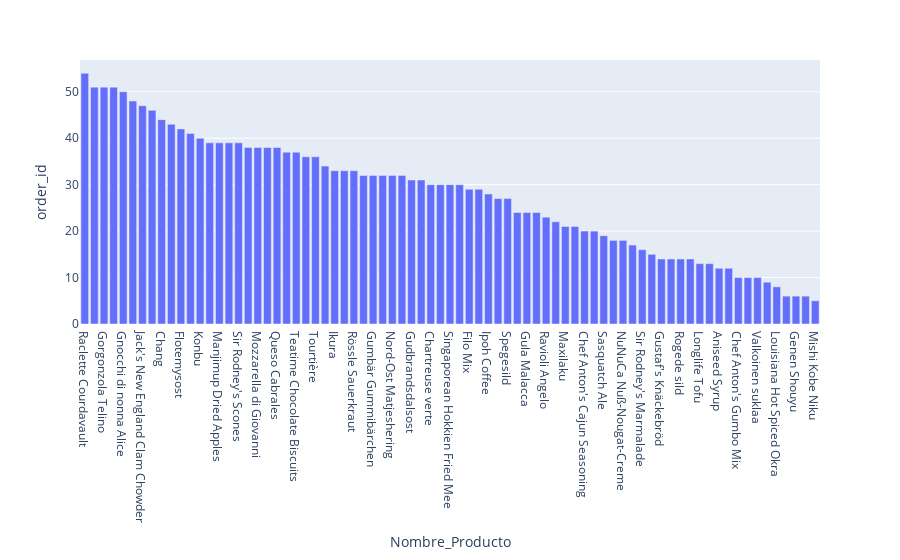

Here is the notebook cell this chart was saved with:
### Code cell
#Creamos el diagrama de barras ordenando de forma descendente para que primero aparezcan los productos más pedidos.
fig = px.bar(prod_demand, x = 'Nombre_Producto', y = 'order_id')
fig.update_layout(barmode = 'stack', xaxis = {'categoryorder':'total descending'})
fig.show()

### Figure 1 — Plotly figure (JSON) as saved in the notebook; plotly's stock layout.template omitted (floating-point values rounded to 4 significant figures)
{"data": [{"alignmentgroup": "True", "hovertemplate": "Nombre_Producto=%{x}<br>order_id=%{y}<extra></extra>", "legendgroup": "", "marker": {"color": "#636efa", "pattern": {"shape": ""}}, "name": "", "offsetgroup": "", "orientation": "v", "showlegend": false, "textposition": "auto", "type": "bar", "x": ["Alice Mutton", "Aniseed Syrup", "Boston Crab Meat", "Camembert Pierrot", "Carnarvon Tigers", "Chai", "Chang", "Chartreuse verte", "Chef Anton's Cajun Seasoning", "Chef Anton's Gumbo Mix", "Chocolade", "Côte de Blaye", "Escargots de Bourgogne", "Filo Mix", "Flotemysost", "Geitost", "Genen Shouyu", "Gnocchi di nonna Alice", "Gorgonzola Telino", "Grandma's Boysenberry Spread", "Gravad lax", "Guaraná Fantástica", "Gudbrandsdalsost", "Gula Malacca", "Gumbär Gummibärchen", "Gustaf's Knäckebröd", "Ikura", "Inlagd Sill", "Ipoh Coffee", "Jack's New England Clam Chowder", "Konbu", "Lakkalikööri", "Laughing Lumberjack Lager", "Longlife Tofu", "Louisiana Fiery Hot Pepper Sauce", "Louisiana Hot Spiced Okra", "Manjimup Dried Apples", "Mascarpone Fabioli", "Maxilaku", "Mishi Kobe Niku", "Mozzarella di Giovanni", "Nord-Ost Matjeshering", "Northwoods Cranberry Sauce", "NuNuCa Nuß-Nougat-Creme", "Original Frankfurter grüne Soße", "Outback Lager", "Pavlova", "Perth Pasties", "Pâté chinois", "Queso Cabrales", "Queso Manchego La Pastora", "Raclette Courdavault", "Ravioli Angelo", "Rhönbräu Klosterbier", "Rogede sild", "Röd Kaviar", "Rössle Sauerkraut", "Sasquatch Ale", "Schoggi Schokolade", "Scottish Longbreads", "Singaporean Hokkien Fried Mee", "Sir Rodney's Marmalade", "Sir Rodney's Scones", "Sirop d'érable", "Spegesild", "Steeleye Stout", "Tarte au sucre", "Teatime Chocolate Biscuits", "Thüringer Rostbratwurst", "Tofu", "Tourtière", "Tunnbröd", "Uncle Bob's Organic Dried Pears", "Valkoinen suklaa", "Vegie-spread", "Wimmers gute Semmelknödel", "Zaanse koeken"], "xaxis": "x", "y": [37, 12, 41, 51, 27, 38, 44, 30, 20, 10, 6, 24, 18, 29, 42, 32, 6, 50, 51, 12, 6, 51, 31, 24, 32, 14, 33, 31, 28, 47, 40, 39, 10, 13, 32, 8, 39, 15, 21, 5, 38, 32, 13, 18, 38, 39, 43, 30, 33, 38, 14, 54, 23, 46, 14, 14, 33, 19, 9, 34, 30, 16, 39, 24, 27, 36, 48, 37, 32, 22, 36, 20, 29, 10, 17, 30, 21], "yaxis": "y"}], "layout": {"barmode": "stack", "legend": {"tracegroupgap": 0}, "margin": {"t": 60}, "xaxis": {"anchor": "y", "categoryorder": "total descending", "domain": [0, 1], "title": {"text": "Nombre_Producto"}}, "yaxis": {"anchor": "x", "domain": [0, 1], "title": {"text": "order_id"}}}}
